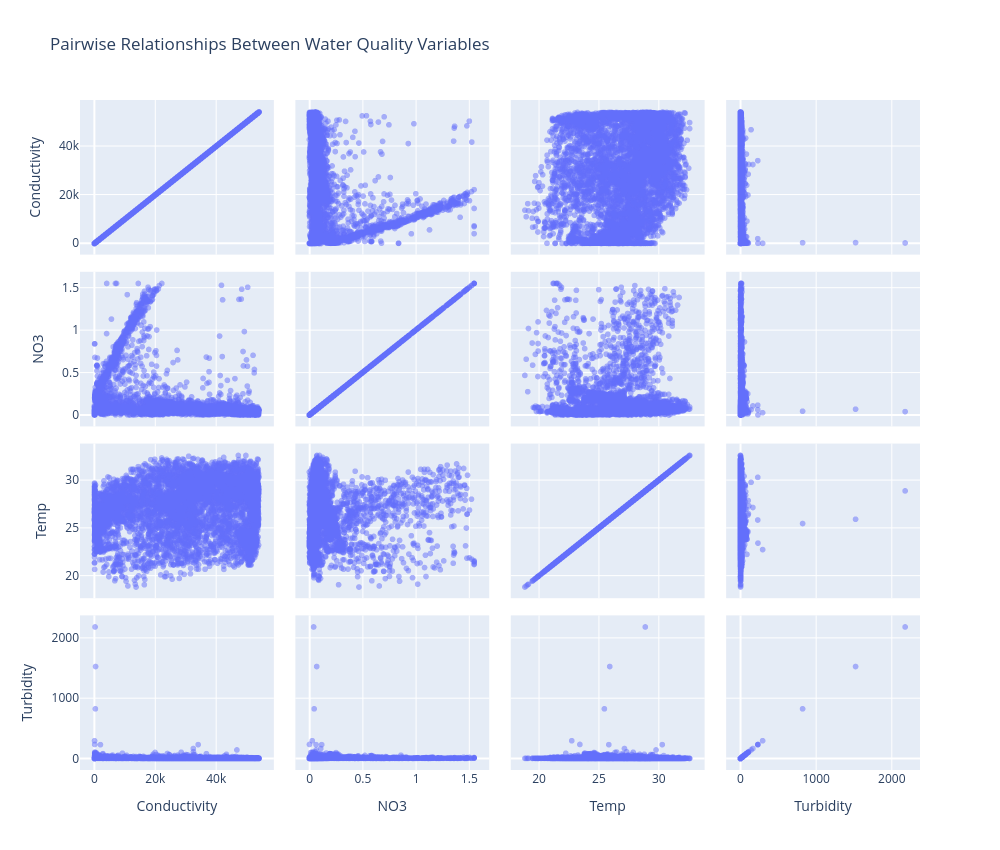

Source (notebook cell):
### Code cell
plot_df = df[variables].dropna()

## plotting scatter matrix 
fig = px.scatter_matrix(
 plot_df,
 dimensions=variables,
 title="Pairwise Relationships Between Water Quality Variables",
 opacity=0.5
)

## update layout
fig.update_layout(
 width=1000,
 height=850
)

fig.show()

### Figure 1 — Plotly figure (JSON) as saved in the notebook; plotly's stock layout.template omitted (floating-point values rounded to 4 significant figures; data arrays with more than 128 entries replaced by an {"elided": "..."} marker saying what was removed)
{"data": [{"dimensions": [{"axis": {"matches": true}, "label": "Conductivity", "values": {"elided": "6594 float values"}}, {"axis": {"matches": true}, "label": "NO3", "values": {"elided": "6594 float values"}}, {"axis": {"matches": true}, "label": "Temp", "values": {"elided": "6594 float values"}}, {"axis": {"matches": true}, "label": "Turbidity", "values": {"elided": "6594 float values"}}], "hovertemplate": "%{xaxis.title.text}=%{x}<br>%{yaxis.title.text}=%{y}<extra></extra>", "legendgroup": "", "marker": {"color": "#636efa", "opacity": 0.5, "symbol": "circle"}, "name": "", "showlegend": false, "type": "splom"}], "layout": {"dragmode": "select", "height": 850, "legend": {"tracegroupgap": 0}, "title": {"text": "Pairwise Relationships Between Water Quality Variables"}, "width": 1000}}
